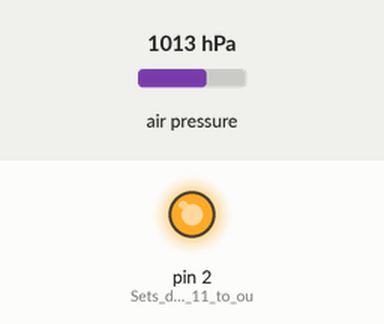
Simulated run of this sketch. Board: Arduino Uno, built with avr-gcc and run on an emulated ATmega328P. Parts: output pins drawn as LEDs (lit = HIGH). The test bench sets the inputs (shaded band); at power-on: air pressure 1013 hPa. What the sketch prints to the serial monitor is not drawn.

Above: at 1.2 s.
1.3 s: air pressure set to 952 hPa
Timing chart, 0 to 4.3 s (numbered marks = the images above; inputs shaded):
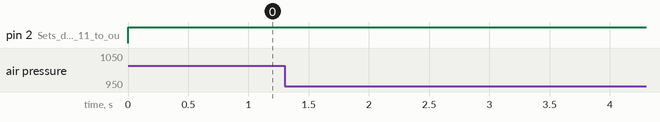

Measured:
- after the input at 1.3 s, every drawn part: stays the same

The sketch:

NANO_Barometric_Sensor.ino
```cpp
/*ASEN 1403 Introduction to Rocket Engineering
 * This code runs on the arduino uno to gather time and pressure data
 * Author: Matt Rhode
 */

/////////////////////////////////---------- Declarations ----------///////////////////////////////////////////////////////////////////////////////////////////////////////////////////////////////////////


#include <Adafruit_Sensor.h>                                  //includes Adafruit Sensor library
#include <Adafruit_BMP280.h>                                  //includes Adafruit BME280 pressure sensor library
#include <Wire.h>                                             //Includes Wire library, necessary for I2C communication
#define SEALEVELPRESSURE_HPA (1013.25)                        //Defines Sea Level Pressure for the BME280 sensor

Adafruit_BMP280 bmp;                                          // bme is identifying the sensor and preceeds functions in the bme280 library

/////////////////////////////////---------- Setup Block ----------/////////////////////////////////////////////////////////////////////////////////////////////////////////////////////////////////////////

void setup()                                                  //setup block

{
  Serial.begin(9600);                                         //Begin communications with the serial monitor for data acquisition
  unsigned status;                                            //create an unsigned variable (non-negative max 32 bits) called "status"
  status = bmp.begin(0x76);                                   //assigns the variable "status" the address for the BME280 pressure sensor
  pinMode (2, OUTPUT);                                       //Sets digital pin 11 to output mode for lighting LED
}

/////////////////////////////////---------- Loop Block ----------//////////////////////////////////////////////////////////////////////////////////////////////////////////////////////////////////////////

void loop()                                                  //loop block (repeats)

{
    digitalWrite (2, HIGH);                                //Lights up LED to show loop started
    Serial.print(millis());                                //Writes out a time stamp to the serial monitor
    Serial.print(";");                                      //Writes out semi-colon to serial monitor so data can be delimited
    Serial.println(bmp.readAltitude(SEALEVELPRESSURE_HPA)); //Writes out altitude reading to serial monitor, uses read pressure, compares to sea level (defined above), then returns altitude

}
```
